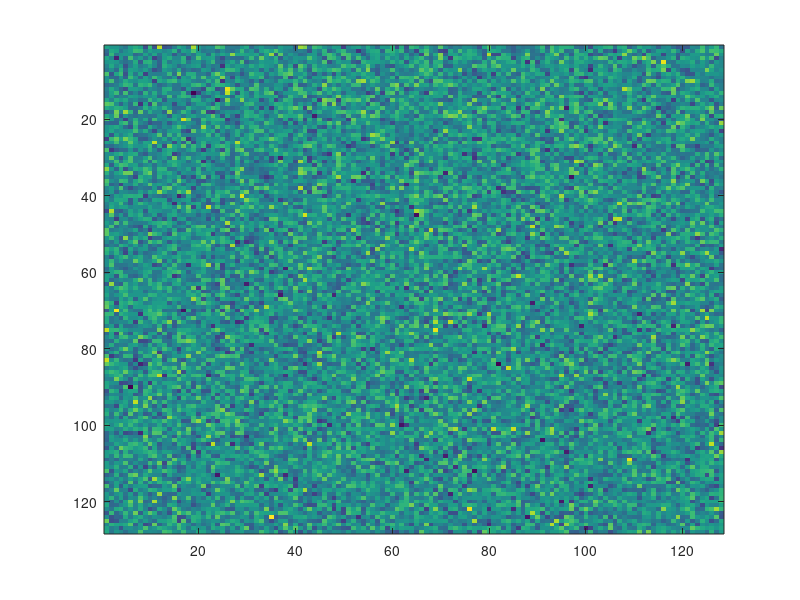

The MATLAB script that drew this image:
% white noise image matrix

gauss = randn(128, 128);
gauss = 20 * gauss;
gauss = gauss + 128;
for i = 1:128
    for j = 1:128
        gauss(i,j) = ceil(gauss(i,j));
        if (gauss(i,j) > 255)
            gauss(i,j) = 255;
        elseif gauss(i,j) < 0
            gauss(i,j) = 0;
        end
    end
end
imagesc(gauss);
%colormap(gray);